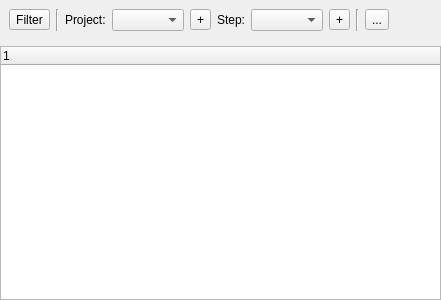
<?xml version="1.0" encoding="UTF-8"?>
<ui version="4.0">
 <class>LogbookWidget</class>
 <widget class="QWidget" name="LogbookWidget">
  <property name="geometry">
   <rect>
    <x>0</x>
    <y>0</y>
    <width>441</width>
    <height>300</height>
   </rect>
  </property>
  <property name="windowTitle">
   <string>Form</string>
  </property>
  <layout class="QVBoxLayout" name="verticalLayout">
   <property name="leftMargin">
    <number>0</number>
   </property>
   <property name="topMargin">
    <number>0</number>
   </property>
   <property name="rightMargin">
    <number>0</number>
   </property>
   <property name="bottomMargin">
    <number>0</number>
   </property>
   <item>
    <widget class="QWidget" name="widget" native="true">
     <layout class="QHBoxLayout" name="horizontalLayout">
      <item>
       <widget class="QToolButton" name="filterButton">
        <property name="text">
         <string>Filter</string>
        </property>
        <property name="icon">
         <iconset resource="icons.qrc">
          <normaloff>:/resources/icons/view-filter.png</normaloff>:/resources/icons/view-filter.png</iconset>
        </property>
       </widget>
      </item>
      <item>
       <widget class="Line" name="line">
        <property name="orientation">
         <enum>Qt::Vertical</enum>
        </property>
       </widget>
      </item>
      <item>
       <widget class="QLabel" name="label">
        <property name="text">
         <string>Project:</string>
        </property>
       </widget>
      </item>
      <item>
       <widget class="QComboBox" name="projectBox">
        <property name="toolTip">
         <string>&lt;html&gt;&lt;head/&gt;&lt;body&gt;&lt;p&gt;Select project for future logbook entries&lt;/p&gt;&lt;/body&gt;&lt;/html&gt;</string>
        </property>
       </widget>
      </item>
      <item>
       <widget class="QToolButton" name="addProjectButton">
        <property name="toolTip">
         <string>&lt;html&gt;&lt;head/&gt;&lt;body&gt;&lt;p&gt;Create a new project&lt;/p&gt;&lt;/body&gt;&lt;/html&gt;</string>
        </property>
        <property name="text">
         <string>+</string>
        </property>
       </widget>
      </item>
      <item>
       <widget class="QLabel" name="label_2">
        <property name="text">
         <string>Step:</string>
        </property>
       </widget>
      </item>
      <item>
       <widget class="QComboBox" name="stepBox">
        <property name="toolTip">
         <string>&lt;html&gt;&lt;head/&gt;&lt;body&gt;&lt;p&gt;Select step for future logbook entries&lt;/p&gt;&lt;/body&gt;&lt;/html&gt;</string>
        </property>
       </widget>
      </item>
      <item>
       <widget class="QToolButton" name="addStepButton">
        <property name="toolTip">
         <string>&lt;html&gt;&lt;head/&gt;&lt;body&gt;&lt;p&gt;Add new step&lt;/p&gt;&lt;/body&gt;&lt;/html&gt;</string>
        </property>
        <property name="text">
         <string>+</string>
        </property>
       </widget>
      </item>
      <item>
       <widget class="Line" name="line_2">
        <property name="orientation">
         <enum>Qt::Vertical</enum>
        </property>
       </widget>
      </item>
      <item>
       <widget class="QToolButton" name="addNoteButton">
        <property name="text">
         <string>...</string>
        </property>
        <property name="icon">
         <iconset resource="icons.qrc">
          <normaloff>:/resources/icons/view-pim-notes.png</normaloff>:/resources/icons/view-pim-notes.png</iconset>
        </property>
       </widget>
      </item>
      <item>
       <spacer name="horizontalSpacer">
        <property name="orientation">
         <enum>Qt::Horizontal</enum>
        </property>
        <property name="sizeHint" stdset="0">
         <size>
          <width>40</width>
          <height>20</height>
         </size>
        </property>
       </spacer>
      </item>
     </layout>
    </widget>
   </item>
   <item>
    <widget class="QTreeWidget" name="logbookTreeWidget">
     <property name="contextMenuPolicy">
      <enum>Qt::CustomContextMenu</enum>
     </property>
     <property name="editTriggers">
      <set>QAbstractItemView::NoEditTriggers</set>
     </property>
     <property name="alternatingRowColors">
      <bool>true</bool>
     </property>
     <property name="selectionMode">
      <enum>QAbstractItemView::ExtendedSelection</enum>
     </property>
     <column>
      <property name="text">
       <string notr="true">1</string>
      </property>
     </column>
    </widget>
   </item>
  </layout>
 </widget>
 <resources>
  <include location="icons.qrc"/>
 </resources>
 <connections/>
</ui>
